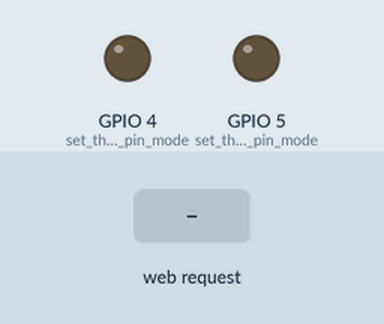
The sketch below on a simulated ESP32. On the bench: output pins drawn as LEDs (lit = HIGH). Inputs (shaded band) come from the test bench. WiFi joins after 1.5 s; servers stay silent unless stated; what the sketch prints to the serial monitor is not drawn.

Above: at 2.7 s.
2.8 s: HTTP request GET /H received
At 3.6 s:
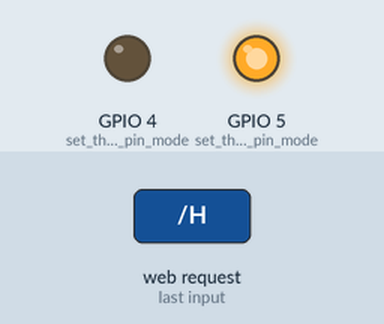
4.3 s: HTTP request GET /A received
At 4.8 s:
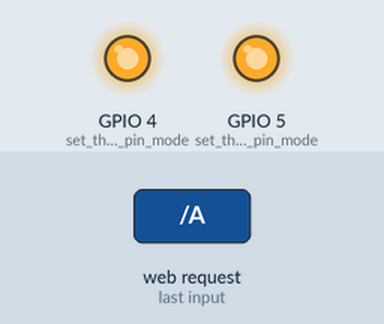
5.8 s: HTTP request GET /L received
At 7.1 s:
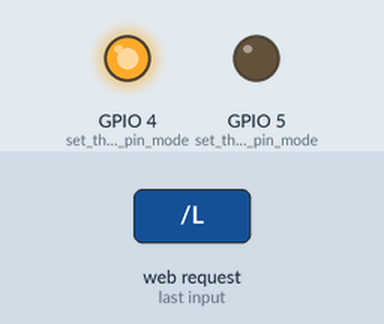
Timing chart, 0 to 8.8 s (numbered marks = the images above; inputs shaded):
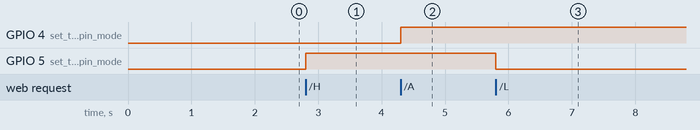

The sketch:

wifi_test1.ino
```cpp
/*
 WiFi Web Server LED Blink

 A simple web server that lets you blink an LED via the web.
 This sketch will print the IP address of your WiFi Shield (once connected)
 to the Serial monitor. From there, you can open that address in a web browser
 to turn on and off the LED on pin 5.

 If the IP address of your shield is yourAddress:
 http://yourAddress/H turns the LED on
 http://yourAddress/L turns it off

 This example is written for a network using WPA2 encryption. For insecure
 WEP or WPA, change the Wifi.begin() call and use Wifi.setMinSecurity() accordingly.

 Circuit:
 * WiFi shield attached
 * LED attached to pin 5

 created for arduino 25 Nov 2012
 by Tom Igoe

ported for sparkfun esp32
31.01.2017 by Jan Hendrik Berlin

 */

#include <WiFi.h>

const char* ssid     = "yourssid";
const char* password = "yourpasswd";

WiFiServer server(80);

void setup() {
  Serial.begin(115200);
  pinMode(5, OUTPUT);  // set the LED pin mode
  pinMode(4, OUTPUT);  // set the LED pin mode

  delay(10);

  // We start by connecting to a WiFi network

  Serial.println();
  Serial.println();
  Serial.print(" กำลังเชื่อมต่อ ");
  Serial.println(ssid);

  WiFi.begin(ssid, password);

  while (WiFi.status() != WL_CONNECTED) {
    delay(500);
    Serial.print(".");
  }

  Serial.println("");
  Serial.println("เชื่อมต่อไวไฟสำเร็จ.");
  Serial.println("เบอร์ IP address: ");
  Serial.println(WiFi.localIP());

  server.begin();

}

void loop() {
  WiFiClient client = server.accept();  // listen for incoming clients

  if (client) {                     // if you get a client,
    Serial.println("เชื่อมต่อกับอุปกรณ์.");  // print a message out the serial port
    String currentLine = "";        // make a String to hold incoming data from the client
    while (client.connected()) {    // loop while the client's connected
      if (client.available()) {     // if there's bytes to read from the client,
        char c = client.read();     // read a byte, then
        Serial.write(c);            // print it out the serial monitor
        if (c == '\n') {            // if the byte is a newline character

          // if the current line is blank, you got two newline characters in a row.
          // that's the end of the client HTTP request, so send a response:
          if (currentLine.length() == 0) {
            // HTTP headers always start with a response code (e.g. HTTP/1.1 200 OK)
            // and a content-type so the client knows what's coming, then a blank line:
            client.println("HTTP/1.1 200 OK");
            client.println("Content-type:text/html");
            client.println();

            // the content of the HTTP response follows the header:
            client.print("Click <a href=\"/H\">here</a> to turn the LED on pin 5 on.<br>");
            client.print("Click <a href=\"/L\">here</a> to turn the LED on pin 5 off.<br>");

            client.print("Click <a href=\"/A\">here</a> to turn the LED on pin 4 on.<br>");
            client.print("Click <a href=\"/B\">here</a> to turn the LED on pin 4 off.<br>");


            // The HTTP response ends with another blank line:
            client.println();
            // break out of the while loop:
            break;
          } else {  // if you got a newline, then clear currentLine:
            currentLine = "";
          }
        } else if (c != '\r') {  // if you got anything else but a carriage return character,
          currentLine += c;      // add it to the end of the currentLine
        }

        // Check to see if the client request was "GET /H" or "GET /L":
        if (currentLine.endsWith("GET /H")) {
          digitalWrite(5, HIGH);  // GET /H turns the LED on
        }
        if (currentLine.endsWith("GET /L")) {
          digitalWrite(5, LOW);  // GET /L turns the LED off
        }
         if (currentLine.endsWith("GET /A")) {
          digitalWrite(4, HIGH);  // GET /H turns the LED on
        }
        if (currentLine.endsWith("GET /B")) {
          digitalWrite(4, LOW);  // GET /L turns the LED off
        }
      }
    }
    // close the connection:
    client.stop();
    Serial.println("ยกเลิกการเชื่อมต่อกับอุปกรณ์.");
  }
}
```

Measured:
- after the input at 2.8 s, GPIO 5 (set_the_LED_pin_mode): LOW → HIGH at once
- after the input at 4.3 s, GPIO 4 (set_the_LED_pin_mode): LOW → HIGH at once
- after the input at 5.8 s, GPIO 5 (set_the_LED_pin_mode): HIGH → LOW at once
